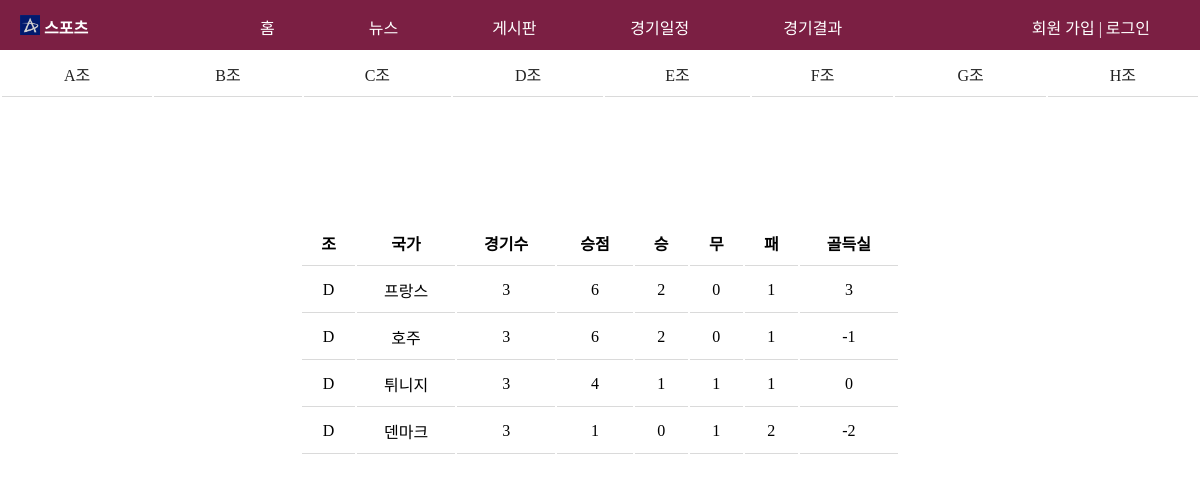
Page /result_D.php on the committed database.
### tables this page shows
create table country (
	  id  varchar(10) not null
	, name char(20) not null
	, game int
	, point int
  	, win int
  	, draw int
  	, lose int
  	, goal int
  );

### result_D.php (the view, shortened to what this page needs)
<!doctype html>
<html>
  <head>
 <link rel="stylesheet" type="text/css" href="./css/common2.css">
 <link rel="stylesheet" type="text/css" href="./css/result.css">
  </head>
  <body>
    <header>
        <?php include "header.php";?>
    </header>
    <table>
    <tr>
    <td><a href="result_A.php">A조</a></td>
    <td><a href="result_B.php">B조</a></td>
    <td><a href="result_C.php">C조</a></td>
    <td><a href="result_D.php">D조</a></td>
    <td><a href="result_E.php">E조</a></td>
    <td><a href="result_F.php">F조</a></td>
    <td><a href="result_G.php">G조</a></td>
    <td><a href="result_H.php">H조</a></td>
  </tr>
    </table>
         <table class = "down">
        <tr>
          <th>조</th>
          <th>국가</th>
          <th>경기수</th>
          <th>승점</th>
          <th>승</th>
          <th>무</th>
          <th>패</th>
          <th>골득실</th>
        </tr>
        <?php
          $jb_conn = mysqli_connect('localhost', 'root', '', 'worldcup' );
          $jb_sql = "SELECT * FROM country where id = 'D';";
          $jb_result = mysqli_query( $jb_conn, $jb_sql );
          while( $jb_row = mysqli_fetch_array( $jb_result ) ) {
            echo '<tr><td>'
            . $jb_row[ 'id' ]
            . '</td><td>'
            . $jb_row[ 'name' ]
            . '</td><td>'
            . $jb_row[ 'game' ]
            . '</td><td>'
            . $jb_row[ 'point' ]
            . '</td><td>'
            . $jb_row[ 'win' ]
            . '</td><td>'
            . $jb_row[ 'draw' ]
            . '</td><td>'
            . $jb_row[ 'lose' ]
            . '</td><td>'
            . $jb_row[ 'goal' ]
            . '</td></tr>';
         }
        ?>
  </body>
</html>

### css/common2.css (style rules this page uses)
* { padding: 0; margin: 0; }
a { display: inline-block; text-decoration: none; }
a:link { color: #222222; }

### css/result.css (style rules this page uses)
table { width: 100%; }
th { padding: 10px; border-bottom: 1px solid #dadada; }
td { padding: 10px; border-bottom: 1px solid #dadada; text-align : center; }
.down { margin-left: auto; margin-right: auto; margin-top : 10%; width : 50%; background-color : white; }

### rows in the picture
country: id "D", name "프랑스", game "3", point "6", win "2", draw "0", lose "1", goal "3"
country: id "D", name "호주", game "3", point "6", win "2", draw "0", lose "1", goal "-1"
country: id "D", name "튀니지", game "3", point "4", win "1", draw "1", lose "1", goal "0"
country: id "D", name "덴마크", game "3", point "1", win "0", draw "1", lose "2", goal "-2"
